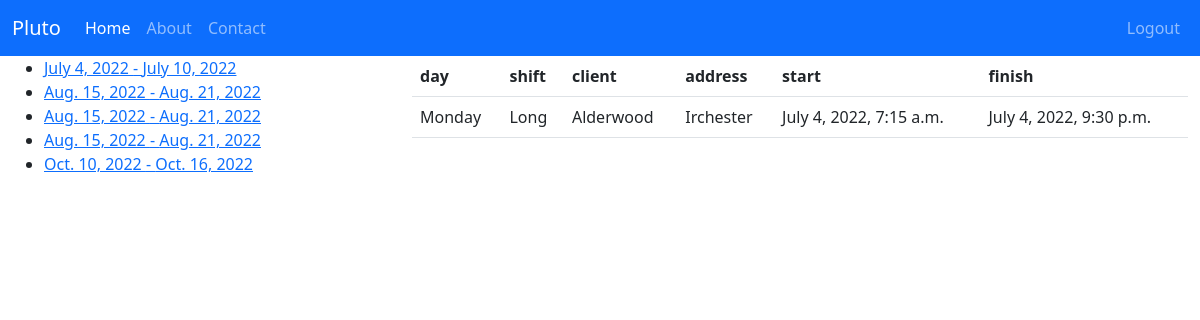
Screenshot of /adminpage/ (signed in) with the database file from the repository.
### plutotimesheet/models.py (models this page shows, shortened)
class Week(models.Model):
    user = models.ForeignKey(User, on_delete=models.CASCADE)
    week_start = models.DateField()
    week_end = models.DateField()

class Timesheet(models.Model):
    week = models.ForeignKey(Week, on_delete=models.CASCADE)
    day = models.CharField(max_length=200)
    shift = models.CharField(max_length=20, choices=shift)
    client = models.CharField(max_length=200)
    address = models.CharField(max_length=500)
    start = models.DateTimeField()
    finish = models.DateTimeField()

### plutotimesheet/views.py (the view)
# urls.py: path('adminpage/', views.admin_check, name='adminpage'),
def admin_check(request):
    if not request.user.is_superuser:
        return render(request, 'plutotimesheet  /login.html')
    else:
        week = Week.objects.all()
        times = Timesheet.objects.all()
        context = {'week': week,
                   'times': times,
                   }
        return render(request, 'plutotimesheet/adminpage.html', context)

### plutotimesheet/templates/plutotimesheet/adminpage.html (shortened to what this page needs)
{% extends 'plutotimesheet/base.html' %}
{% block body %}
<div class="container-fluid">
    <div class="row">
        <div class="col-sm-2 col-md-4 col-lg-4">
            {% if week %}
                <ul>
                {% for w in week %}
                    <li><a href="#"> {{w.week_start}} - {{w.week_end}} </a> </li>
                {% endfor %}
                </ul>
            {% endif %}
        </div>
        <div class="col-sm-10 col-md-8 col-lg-8">
            <div class="panel panel-default">
                <div class="panel-body">
                    <table class="table">
                        <thead>
                            <tr>
                                <th>day</th>
                                <th>shift</th>
                                <th>client</th>
                                <th>address</th>
                                <th>start</th>
                                <th>finish</th>
                            </tr>
                            </thead>
                            <tbody>
                            {% for time in times %}
                                <tr>
                                    <td>{{time.day}}</td>
                                    <td>{{time.shift}}</td>
                                    <td>{{time.client}}</td>
                                    <td>{{time.address}}</td>
                                    <td>{{time.start}}</td>
                                    <td>{{time.finish}}</td>
                                </tr>
                            {% endfor %}
                            </tbody>
                    </table>
                </div>
            </div>
        </div>
    </div>
</div>
{% endblock %}

### plutotimesheet/templates/plutotimesheet/base.html (shortened to what this page needs)
<!DOCTYPE html>
<html lang="en">
<head>
    {% load static %}
    <link href="https://cdn.jsdelivr.net/npm/bootstrap@5.2.0-beta1/dist/css/bootstrap.min.css" rel="stylesheet">
</head>
<body>
    <nav class="navbar navbar-expand-md navbar-dark bg-primary">
      <div class="container-fluid">
        <a class="navbar-brand" href="{% url 'index' %}">Pluto</a>
        <div class="collapse navbar-collapse" id="navbarNav">
          <ul class="navbar-nav">
            <li class="nav-item">
              <a class="nav-link active" aria-current="page" href="{% url 'index' %}">Home</a>
            </li>
            <li class="nav-item">
              <a class="nav-link" href="{% url 'about' %}">About</a>
            </li>
            <li class="nav-item">
              <a class="nav-link" href="{% url 'about' %}">Contact</a>
            </li>
          </ul>
            <ul class="nav navbar-nav navbar-right" style="margin-left:auto">
            <li class="nav-item">
                <a class="nav-link" href="{% url 'logout' %}">Logout</a>
            </li>
            </ul>
        </div>
      </div>
    </nav>
{% block body %}
{% endblock %}
</body>
</html>

### rows the page displays
Week: week_start "July 4, 2022", week_end "July 10, 2022"
Week: week_start "Aug. 15, 2022", week_end "Aug. 21, 2022"
Week: week_start "Aug. 15, 2022", week_end "Aug. 21, 2022"
Week: week_start "Aug. 15, 2022", week_end "Aug. 21, 2022"
Week: week_start "Oct. 10, 2022", week_end "Oct. 16, 2022"
Timesheet: day "Monday", shift "Long", client "Alderwood", address "Irchester", start "July 4, 2022, 7:15 a.m.", finish "July 4, 2022, 9:30 p.m."
